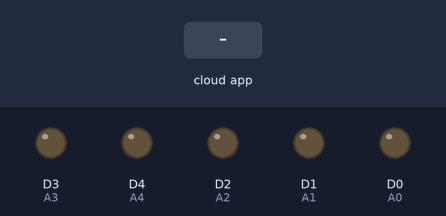
Bench run of a sketch on a simulated ESP8266 (NodeMCU). Parts: output pins drawn as LEDs (lit = HIGH). Inputs (shaded band) come from the test bench. WiFi joins after 1.5 s; servers stay silent unless stated; no MQTT or app messages arrive unless stated; what the sketch prints to the serial monitor is not drawn.

Above: at 0.1 s.
At 2.7 s:
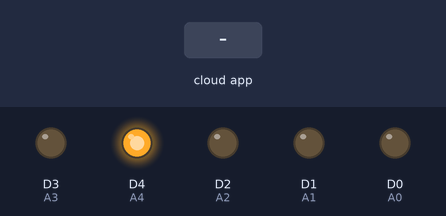
2.8 s: the phone or cloud app sets wk to A
4.3 s: the phone or cloud app sets wk to B
5.8 s: the phone or cloud app sets wk to C
Timing chart, 0 to 8.8 s (numbered marks = the images above; inputs shaded):
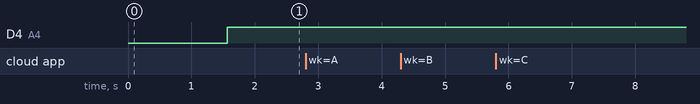

The sketch:

CODE.ino
```cpp
#include <ESP8266WiFi.h>
#include "Adafruit_MQTT_Client.h"
#define A0 D0
#define A1 D1
#define A2 D2
#define A3 D3
#define A4 D4
/************************* WiFi Access Point *********************************/

#define WLAN_SSID       "xxxxxxx"
#define WLAN_PASS       "xxxxxxxxxx"

/************************* Adafruit.io Setup *********************************/

#define AIO_SERVER      "io.adafruit.com"
#define AIO_SERVERPORT  1883                   // use 8883 for SSL
#define AIO_USERNAME    "xxxxxxxxx"
#define AIO_KEY         "xxxxxxxxxxxxx"

/************ Global State (you don't need to change this!) ******************/

// Create an ESP8266 WiFiClient class to connect to the MQTT server.
WiFiClient client;

// Setup the MQTT client class by passing in the WiFi client and MQTT server and login details.
Adafruit_MQTT_Client mqtt(&client, AIO_SERVER, AIO_SERVERPORT, AIO_USERNAME, AIO_KEY);

/****************************** Feeds ***************************************/

// Setup a feed called 'onoff' for subscribing to changes.
Adafruit_MQTT_Subscribe onoffbutton = Adafruit_MQTT_Subscribe(&mqtt, AIO_USERNAME "/feeds/wk");

/*************************** Sketch Code ************************************/

void MQTT_connect();

void setup() {
  Serial.begin(115200);
  delay(10);
  pinMode(A0, OUTPUT);
  pinMode(A1, OUTPUT);
  pinMode(A2, OUTPUT);
  pinMode(A3, OUTPUT);
  pinMode(A4, OUTPUT);

  digitalWrite(A0, LOW);
  digitalWrite(A1, LOW);
  digitalWrite(A2, LOW);
  digitalWrite(A3, LOW);
  digitalWrite(A4, LOW);

  Serial.println(F("Adafruit MQTT"));
  // Connect to WiFi access point.
  Serial.println(); Serial.println();
  Serial.print("Connecting to ");
  Serial.println(WLAN_SSID);

  WiFi.begin(WLAN_SSID, WLAN_PASS);
  while (WiFi.status() != WL_CONNECTED) {
    delay(500);
    Serial.print(".");
  }
  Serial.println();

  Serial.println("WiFi connected");

  //pinMode(LED_BUILTIN, OUTPUT);
  //digitalWrite(LED_BUILTIN, HIGH);   // turn the RELAY on (HIGH is the voltage level)

  Serial.println("IP address: "); Serial.println(WiFi.localIP());

  // Setup MQTT subscription for onoff feed.
  mqtt.subscribe(&onoffbutton);
}

uint32_t x = 0;

void loop() {
  // Ensure the connection to the MQTT server is alive (this will make the first
  // connection and automatically reconnect when disconnected).  See the MQTT_connect
  // function definition further below.
  MQTT_connect();

  // this is our 'wait for incoming subscription packets' busy subloop
  // try to spend your time here

  Adafruit_MQTT_Subscribe *subscription;


  while ((subscription = mqtt.readSubscription(5000))) {

    if (subscription == &onoffbutton) {
      Serial.print(F("Got: "));
      Serial.println((char *)onoffbutton.lastread);
      String raw = (char *)onoffbutton.lastread;

      String pin = raw.substring(0, 1);

      String state = raw.substring(1, 2);
      Serial.println(pin);
      Serial.println(state);
      uint16_t state_no = state.toInt();
      if (pin == "A")
        digitalWrite(A0, state_no);
      if (pin == "B")
        digitalWrite(A1, state_no);
      if (pin == "C")
        digitalWrite(A2, state_no);
      if (pin == "D")
        digitalWrite(A3, state_no);
       if (pin == "1"){
         digitalWrite(A0, state_no);
         digitalWrite(A1, state_no);
         digitalWrite(A2, state_no);
         digitalWrite(A3, state_no);
       }
    }

  }
}

// Function to connect and reconnect as necessary to the MQTT server.
// Should be called in the loop function and it will take care if connecting.
void MQTT_connect() {
  int8_t ret;

  // Stop if already connected.
  if (mqtt.connected()) {
    return;
  }

  digitalWrite(A4, LOW);
  Serial.print("Connecting to MQTT... ");

  uint8_t retries = 3;
  while ((ret = mqtt.connect()) != 0) { // connect will return 0 for connected
    Serial.println(mqtt.connectErrorString(ret));
    Serial.println("Retrying MQTT connection in 5 seconds...");
    mqtt.disconnect();
    delay(5000);  // wait 5 seconds
    retries--;
    if (retries == 0) {
      // basically die and wait for WDT to reset me
      while (1);
    }
  }
  Serial.println("MQTT Connected!");
  digitalWrite(A4, HIGH);
}
```

Measured:
- after the input at 2.8 s, every drawn part: stays the same
- after the input at 4.3 s, every drawn part: stays the same
- after the input at 5.8 s, every drawn part: stays the same
